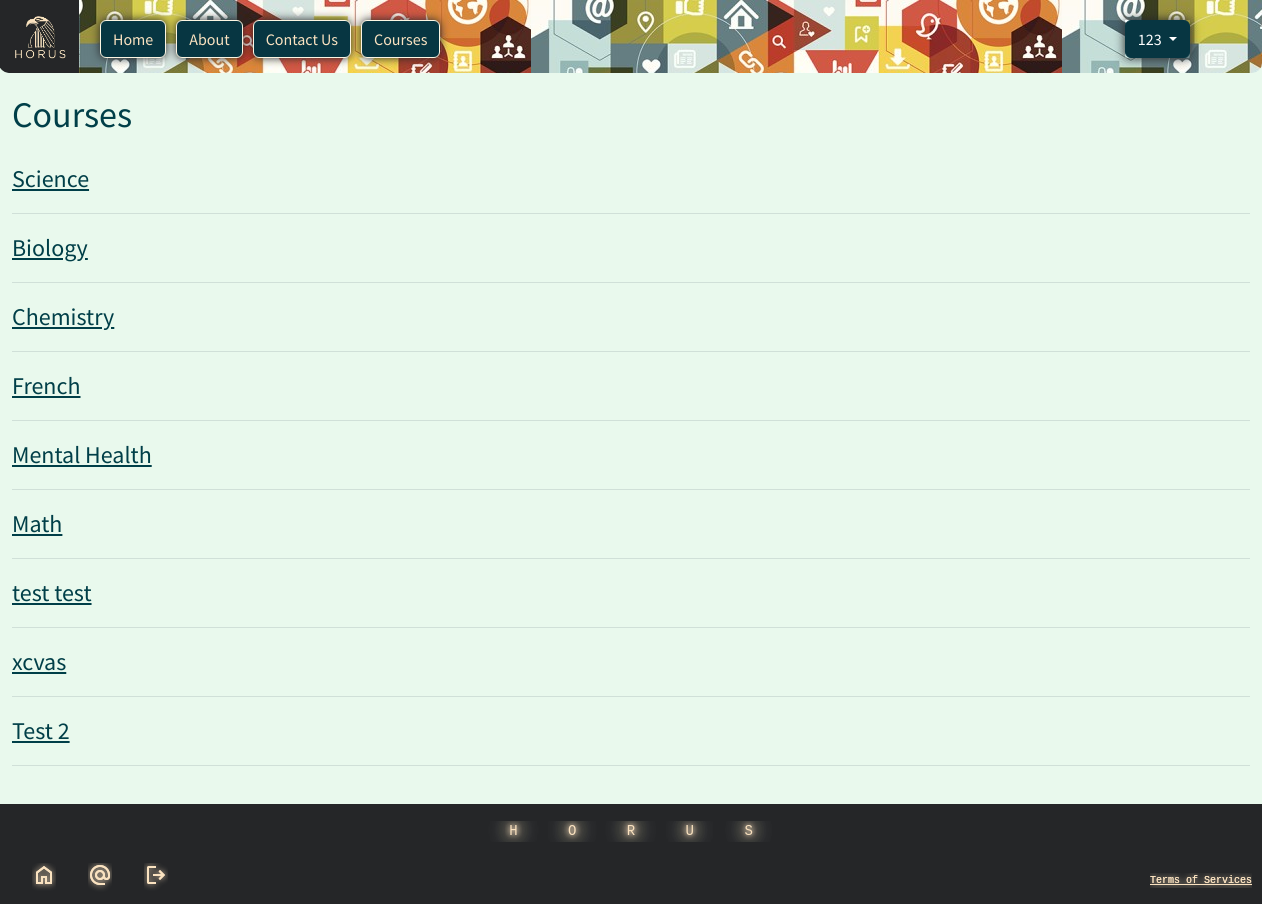
/courses/list_course/ (signed in), run on the app's committed database.
### courses/models.py (models this page shows, shortened)
class Course(models.Model):
    course= models.CharField(max_length=128)
    students = models.ManyToManyField(User, related_name="assigned_courses", blank=True, null=True)
    enrollkey = models.CharField(max_length=20, blank=True, null=True)

### courses/views.py (the view)
# urls.py: path("list_course/", CourseListView.as_view(), name="list_course"),
class CourseListView(ListView):
    template_name = "courses/list_course.html"
    model = Course
    def get_queryset(self):
        return super().get_queryset().prefetch_related('lectures')

### templates/courses/list_course.html (shortened to what this page needs)
{% extends 'base.html' %}
{% load static %}
{% block css %}
<link rel="stylesheet" href="{% static 'css/courses.css' %}">
{% endblock css %}
{% block content %}
{% if user.is_authenticated %}
<div class="lists">
    <div class="head">
        {% if not user.is_superuser %}
        <h1>Courses</h1>
        {% endif %}
    </div>
    {% for course in course_list %}
    <div class="course-list">
        <a class="courses1" href="{% url 'detail_course' course.id %}">{{course.course}}</a>
        <hr>
    </div>
    {% endfor %}
</div>
{% endif %}
{% endblock content %}

### templates/navbar.html (shortened to what this page needs)
{% load static %}
<nav class="navbar navbar-expand-lg" data-bs-theme="dark">
    <div class="container-fluid">
        <a class="navbar-brand" href="{% url 'home' %}">
            <img class="nav-img" src="{% static 'images/logo1_1.png' %}">
        </a>
        <div class="collapse navbar-collapse" id="navbarSupportedContent">
            <ul class="navbar-nav me-auto mb-2 mb-lg-0">
                <li class="nav-item">
                    <a class="d-flex btn btn-dark btn-outline-light" aria-current="page"
                        href="{% url 'home' %}">Home</a>
                </li>
                <li class="nav-item">
                    <a class="d-flex btn btn-dark btn-outline-light" aria-current="page"
                        href="{% url 'about' %}">About</a>
                </li>
                <li class="nav-item">
                    <a class="d-flex btn btn-dark btn-outline-light" aria-current="page"
                        href="{% url 'contact' %}">Contact Us</a>
                </li>
                {% if user.is_authenticated %}
                <li>
                    <a class="d-flex btn btn-dark btn-outline-light" aria-current="page"
                        href="{% url 'list_course' %}">Courses</a>
                </li>
                {% endif %}
            </ul>
            <div class="login-dropdown">
                <div class="d-flex" role="login">
                    {% if user.is_authenticated %}
                    <div class="nav-item dropdown">
                        <button class="btn btn-dark dropdown-toggle" href="#" role="button" data-bs-toggle="dropdown"
                            aria-expanded="false">
                            {{ user.username }}
                        </button>
                    </div>
                    {% else %}
                    <a href="{% url 'login' %}" class="d-flex btn btn-dark btn-outline-light">Log In</a>
                    {% endif %}
                </div>
            </div>
        </div>
    </div>
</nav>

### static/css/base.css (style rules this page uses)
:root { --primary-color-1: rgb(110, 197, 183); --primary-color-2: rgb(31, 187, 161); --secondary-color-1: rgba(153, 227, 171, 0.208); --secondary-color-2: rgba(0, 0, 0, 0.733); --text-color-1: rgb(175, 242, 239); --text-color-2: rgb(31, 187, 161); --text-color-3: rgba(0, 139, 139, 0.959); --text-color-4: rgb(44, 45, 45); --text-color-5: rgba(0, 62, 72, 0.729); --text-color-6: rgb(0, 63, 72); --bk-color-1: rgb(37, 38, 40); --bk-color-2: rgb(250, 226, 192); --bk-color-3: rgba(54, 54, 54); --bk-color-4: rgba(250, 226, 192, 0.653); --bk-color-5: rgb(245, 246, 248); }
html, body { padding: 0; margin: 0; min-height: 100vh; }
nav { background-color: var(--primary-color-1); }
li { margin: 5px; }
body { background-color: var(--secondary-color-1); }
a { color: var(--bk-color-2); }

### static/css/navbar.css (style rules this page uses)
.navbar { height: 73px; border-radius: 0px 0px 10px 10px; background-image: url('/static/images/backgroundnav.jpg'); }
.d-flex { color: var(--bk-color-2); margin-top: 5px; }
.d-flex { box-shadow: 0 0 10px var(--bk-color-1); }
.navbar .login-dropdown { margin-right: 60px; }
.navbar img { max-width: 80px; border-radius: 0px 0px 0px 10px; margin-top: -13px; margin-bottom: -13px; margin-left: -13px; }

### static/css/courses.css (style rules this page uses)
.lists, .create { margin-top: 20px; }
h1 { color: var(--text-color-6); font-size: 36px; margin-bottom: 25px; }
.courses1 { margin-left: auto; margin-right: auto; color: rgb(0, 63, 72); font-size: x-large; }
.head { margin-bottom: 15px; }

### data on the page
Course: course "Science"
Course: course "Biology"
Course: course "Chemistry"
Course: course "French"
Course: course "Mental Health"
Course: course "Math"
Course: course "test test"
Course: course "xcvas"
Course: course "Test 2"

### other printed values
{{ user.username }} "123"
